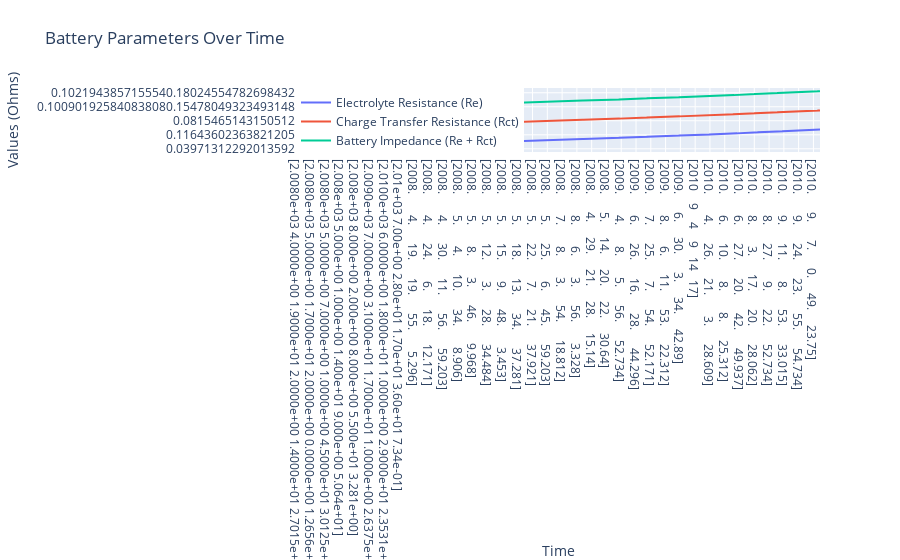

Notebook code for this chart:
### Code cell
fig_combined.update_layout(
    title='Battery Parameters Over Time',
    xaxis_title='Time',
    yaxis_title='Values (Ohms)',
    legend=dict(x=0, y=1, traceorder='normal')
)
fig_combined.show()

### Figure 1 — Plotly figure (JSON) as saved in the notebook; plotly's stock layout.template omitted (floating-point values rounded to 4 significant figures; data arrays with more than 128 entries replaced by an {"elided": "..."} marker saying what was removed)
{"data": [{"mode": "lines", "name": "Electrolyte Resistance (Re)", "type": "scatter", "x": {"elided": "1956 str values"}, "y": {"elided": "1956 str values"}}, {"mode": "lines", "name": "Charge Transfer Resistance (Rct)", "type": "scatter", "x": {"elided": "1956 str values"}, "y": {"elided": "1956 str values"}}, {"mode": "lines", "name": "Battery Impedance (Re + Rct)", "type": "scatter", "x": {"elided": "1956 str values"}, "y": {"elided": "1956 str values"}}], "layout": {"autosize": true, "legend": {"traceorder": "normal", "x": 0, "y": 1}, "title": {"text": "Battery Parameters Over Time"}, "xaxis": {"autorange": true, "range": [0, 638], "title": {"text": "Time"}, "type": "category"}, "yaxis": {"autorange": true, "range": [-325.9, 6193.0], "title": {"text": "Values (Ohms)"}, "type": "category"}}}
